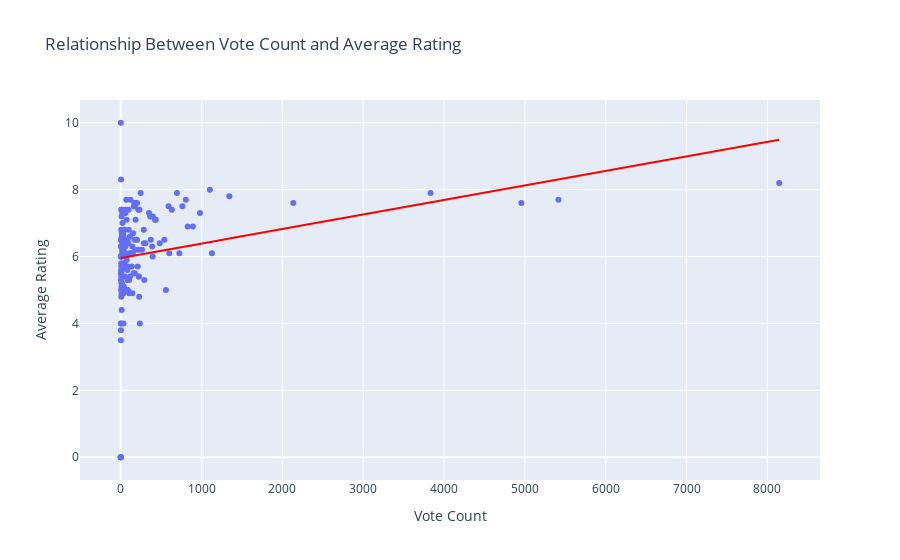

The code cell stored with this chart in its notebook:
### Code cell
fig = px.scatter(hypothesis_2_df, x='vote_count', y='average_rating',
                 labels={'vote_count': 'Vote Count', 'average_rating': 'Average Rating'},
                 title='Relationship Between Vote Count and Average Rating',
                 trendline='ols',
                 trendline_color_override='red') 
fig.show()

### Figure 1 — Plotly figure (JSON) as saved in the notebook; plotly's stock layout.template omitted (floating-point values rounded to 4 significant figures; data arrays with more than 128 entries replaced by an {"elided": "..."} marker saying what was removed)
{"data": [{"hovertemplate": "Vote Count=%{x}<br>Average Rating=%{y}<extra></extra>", "legendgroup": "", "marker": {"color": "#636efa", "symbol": "circle"}, "mode": "markers", "name": "", "orientation": "v", "showlegend": false, "type": "scatter", "x": {"elided": "171 int values"}, "xaxis": "x", "y": {"elided": "171 float values"}, "yaxis": "y"}, {"hovertemplate": "<b>OLS trendline</b><br>average_rating = 0.000434347 * vote_count + 5.95415<br>R<sup>2</sup>=0.071504<br><br>Vote Count=%{x}<br>Average Rating=%{y} <b>(trend)</b><extra></extra>", "legendgroup": "", "line": {"color": "red"}, "marker": {"color": "#636efa", "symbol": "circle"}, "mode": "lines", "name": "", "showlegend": false, "type": "scatter", "x": {"elided": "171 int values"}, "xaxis": "x", "y": {"elided": "171 float values"}, "yaxis": "y"}], "layout": {"legend": {"tracegroupgap": 0}, "title": {"text": "Relationship Between Vote Count and Average Rating"}, "xaxis": {"anchor": "y", "domain": [0, 1], "title": {"text": "Vote Count"}}, "yaxis": {"anchor": "x", "domain": [0, 1], "title": {"text": "Average Rating"}}}}
